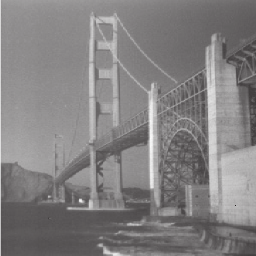
#> input picture AmerZakret BSG Proje/Labs/original.png, 256 x 256 px, found by its file name
$ python lab4.py
#> lines starting #> are read from the running program, lines starting #| are printed output that depends on the picture
import numpy as np
from PIL import Image
import matplotlib.pyplot as plt

def xor_images(original_path, random_path, output_path="encrypted_image.png"):

#> called with original_path = 'original.png', random_path = 'random_image.png', output_path = 'encrypted_image.png'
    original = Image.open(original_path).convert("RGB")
    random_img = Image.open(random_path).convert("RGB")
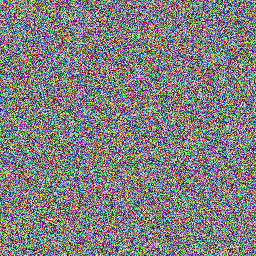
#> input picture AmerZakret BSG Proje/Labs/random_image.png, 256 x 256 px, found by its file name
#> random_img is the input picture: PIL image 256x256 RGB; mean R, G, B 127.4, 127.2, 127.1

    if original.size != random_img.size:
        raise ValueError(f"Görüntü boyutları eşleşmiyor: {original.size} vs {random_img.size}")

    original_array = np.array(original, dtype=np.uint8)
    random_array = np.array(random_img, dtype=np.uint8)

    # XOR işlemi
    encrypted_array = np.bitwise_xor(original_array, random_array)
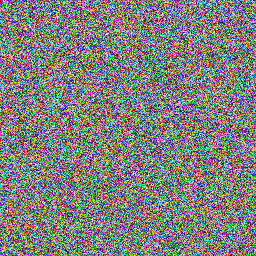
#> encrypted_array: shape (256, 256, 3); mean R, G, B 127.5, 127.5, 126.8

    # Görüntüye çevir ve kaydet
    encrypted_image = Image.fromarray(encrypted_array)
    encrypted_image.save(output_path)

    print(f"✅ XOR şifreleme tamamlandı → {output_path}")
    return encrypted_image


xor_images("original.png", "random_image.png", "encrypted_image.png")
xor_images("encrypted_image.png", "random_image.png", "decrypted_image.png")

def compare_histograms(original_path, encrypted_path):

#> called with original_path = 'original.png', encrypted_path = 'encrypted_image.png'
    original = Image.open(original_path).convert("RGB")
    encrypted = Image.open(encrypted_path).convert("RGB")

    original_array = np.array(original)
    encrypted_array = np.array(encrypted)

    plt.figure(figsize=(12, 5))

    #Orijinal
    plt.subplot(1, 2, 1)
    plt.hist(original_array.ravel(), bins=256, color='blue', alpha=0.7)
    plt.title("Orijinal Görüntü Histogramı")
    plt.xlabel("Piksel Değeri")
    plt.ylabel("Frekans")

    #Şifreli
    plt.subplot(1, 2, 2)
    plt.hist(encrypted_array.ravel(), bins=256, color='red', alpha=0.7)
    plt.title("Sifrelenmis Görüntü Histogramı")
    plt.xlabel("Piksel Değeri")
    plt.ylabel("Frekans")

    plt.tight_layout()
    plt.show()
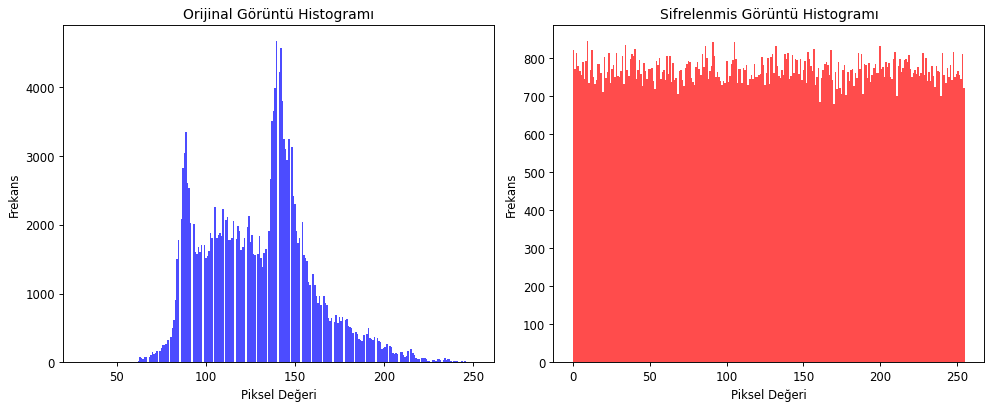
#> figure drawn by matplotlib, 2 panels; panel 1: tallest bar 4663 high, from x = 139.3 to 140.1; panel 2: tallest bar 843 high, from x = 8.96 to 9.96


compare_histograms( "original.png", "encrypted_image.png")
